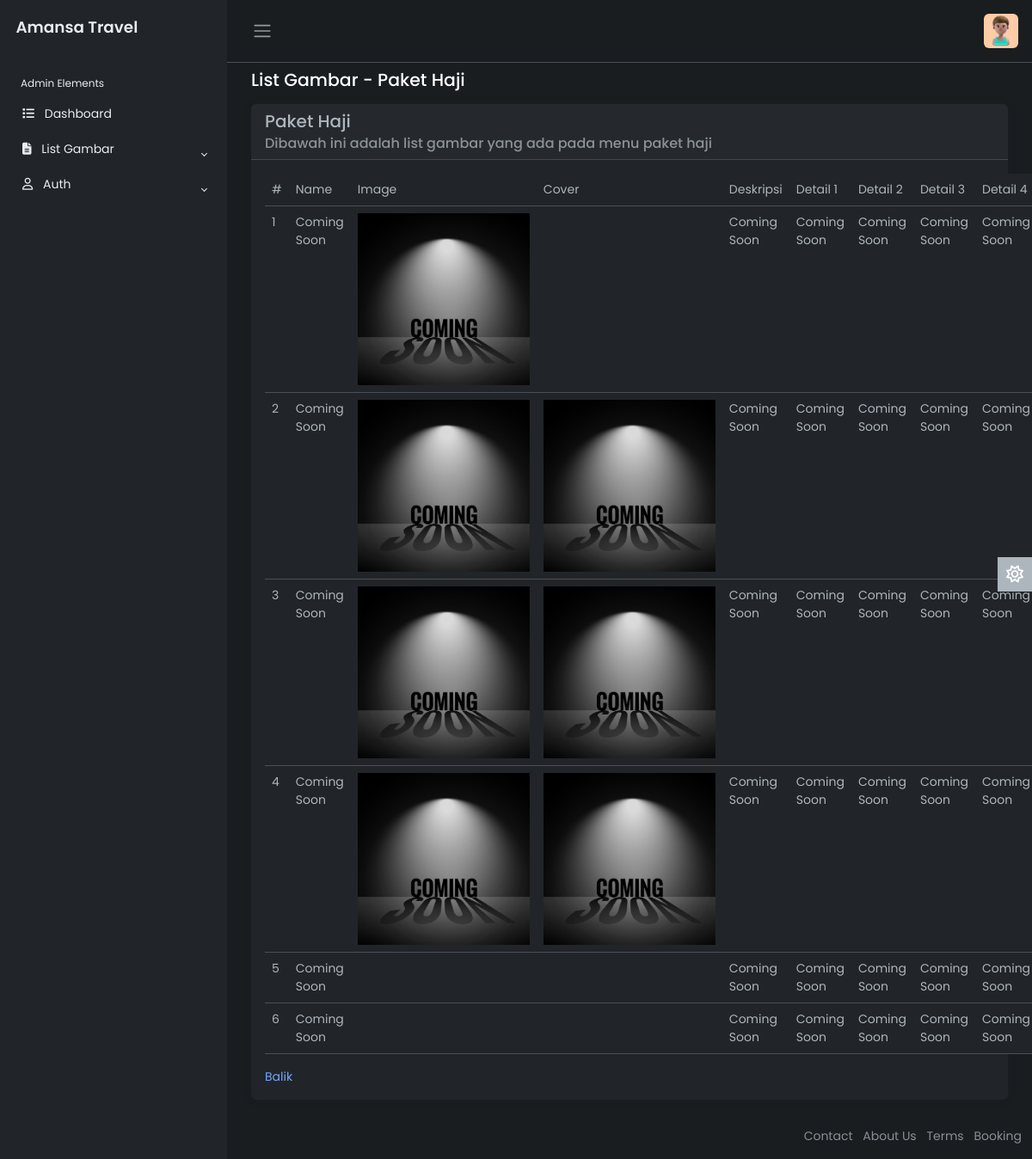
The page /Admin/menuGambar/paketHaji/paketHaji.php (signed in) on the database as committed earlier.
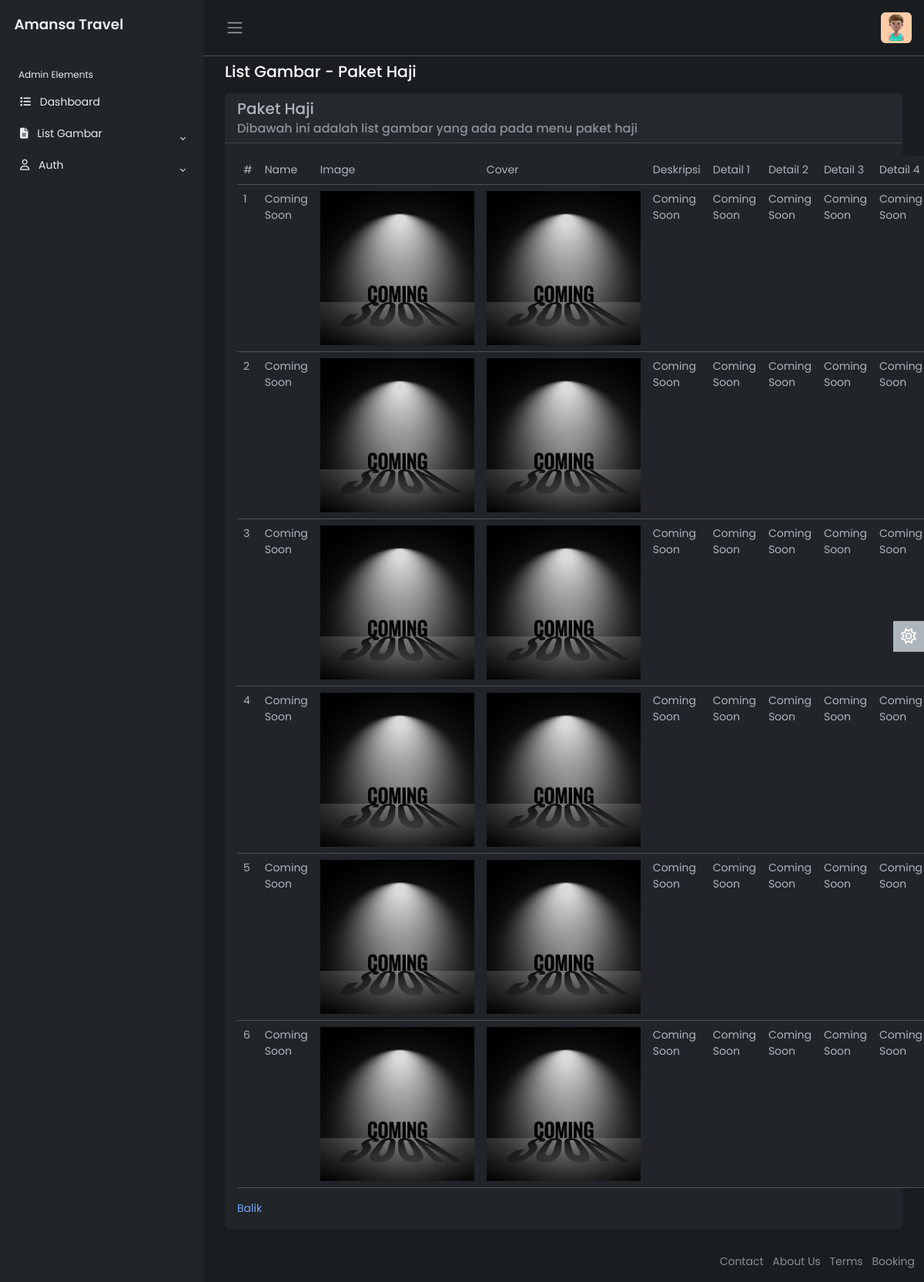
The same page on the database as committed later.
### tables this page shows
CREATE TABLE `haji` (
  `id` int(11) NOT NULL,
  `nama` varchar(250) NOT NULL,
  `image` varchar(250) NOT NULL,
  `cover` varchar(250) NOT NULL,
  `deskripsi` varchar(1000) NOT NULL,
  `itenary1` varchar(250) NOT NULL,
  `itenary2` varchar(250) NOT NULL,
  `itenary3` varchar(250) NOT NULL,
  `itenary4` varchar(250) NOT NULL
);

### Admin/menuGambar/paketHaji/paketHaji.php (the view, shortened to what this page needs)
<!DOCTYPE html>
<html lang="en" data-bs-theme="dark">
<head>
  <link rel="stylesheet" href="https://cdn.jsdelivr.net/npm/bootstrap@5.3.0-alpha2/dist/css/bootstrap.min.css" />
  <link rel="stylesheet" href="../../css/style.css" />
</head>
<body>
  <div class="wrapper">
    <aside id="sidebar" class="js-sidebar">
      <div class="h-100">
        <?php include '../sidebarMenuGambar.php'; ?>
      </div>
    </aside>
    <div class="main">
      <?php include '../../../sidebar_profile.php'; ?>
      <main class="content px-3 py-2">
        <div class="container-fluid">
          <div class="mb-3">
            <h4>List Gambar - Paket Haji</h4>
          </div>
          <div class="card border-0">
            <div class="card-header">
              <h5 class="card-title">Paket Haji</h5>
              <h6 class="card-subtitle text-muted">Dibawah ini adalah list gambar yang ada pada menu paket haji</h6>
            </div>
            <div class="card-body">
              <table class="table">
                <tr>
                  <td>#</td>
                  <td>Name</td>
                  <td>Image</td>
                  <td>Cover</td>
                  <td>Deskripsi</td>
                  <td>Detail 1</td>
                  <td>Detail 2</td>
                  <td>Detail 3</td>
                  <td>Detail 4</td>
                </tr>
                <?php
                $i = 1;
                $rows = mysqli_query($conn, "SELECT * FROM haji ORDER BY id ASC"); ?>
                <?php foreach ($rows as $row) : ?>
                  <tr>
                    <td><?php echo $i++; ?></td>
                    <td><?php echo $row["nama"]; ?></td>
                    <td><img src="../../img/<?php echo $row['image']; ?>" width="200" alt=""> </td>
                    <td><img src="../../img/<?php echo $row['cover']; ?>" width="200" alt=""> </td>
                    <td><?php echo $row["deskripsi"]; ?></td>
                    <td><?php echo $row["itenary1"]; ?></td>
                    <td><?php echo $row["itenary2"]; ?></td>
                    <td><?php echo $row["itenary3"]; ?></td>
                    <td><?php echo $row["itenary4"]; ?></td>
                  </tr>
                <?php endforeach; ?>
              </table>
              <a href="../../../index.php">Balik</a>
            </div>
          </div>
        </div>
      </main>
      <a href="#" class="theme-toggle">
        <i class="fa-regular fa-sun"></i>
      </a>
      <?php include '../footerAdmin.php'; ?>
    </div>
  </div>
</body>
</html>

### Admin/menuGambar/sidebarMenuGambar.php (shortened to what this page needs)
<div class="sidebar-logo">
  <a href="../../../">Amansa Travel</a>
</div>
<ul class="sidebar-nav">
  <li class="sidebar-header">Admin Elements</li>
  <li class="sidebar-item">
    <a href="../../../index.php" class="sidebar-link">
      <i class="fa-solid fa-list pe-2"></i>
      Dashboard
    </a>
  </li>
  <li class="sidebar-item">
    <a href="#" class="sidebar-link collapsed" data-bs-target="#listGambar" data-bs-toggle="collapse" aria-expanded="false"><i class="fa-solid fa-file-lines pe-2"></i>
      List Gambar
    </a>
  </li>
  <li class="sidebar-item">
    <a href="#" class="sidebar-link collapsed" data-bs-target="#auth" data-bs-toggle="collapse" aria-expanded="false"><i class="fa-regular fa-user pe-2"></i>
      Auth
    </a>
  </li>
</ul>

### sidebar_profile.php (shortened to what this page needs)
<nav class="navbar navbar-expand px-3 border-bottom">
          <button class="btn" id="sidebar-toggle" type="button">
            <span class="navbar-toggler-icon"></span>
          </button>
          <div class="navbar-collapse navbar">
            <ul class="navbar-nav">
              <li class="nav-item dropdown">
                <a href="#" data-bs-toggle="dropdown" class="nav-icon pe-md-0">
                  <img src="image/profile.jpg" class="avatar img-fluid rounded" alt="" />
                </a>
              </li>
            </ul>
          </div>
        </nav>

### Admin/menuGambar/footerAdmin.php (shortened to what this page needs)
<php>
    <footer class="footer">
        <div class="container-fluid">
            <div class="row text-muted">
                <div class="col-6 text-start">
                </div>
                <div class="col-6 text-end">
                    <ul class="list-inline">
                        <li class="list-inline-item">
                            <a href="#" class="text-muted">Contact</a>
                        </li>
                        <li class="list-inline-item">
                            <a href="#" class="text-muted">About Us</a>
                        </li>
                        <li class="list-inline-item">
                            <a href="#" class="text-muted">Terms</a>
                        </li>
                        <li class="list-inline-item">
                            <a href="#" class="text-muted">Booking</a>
                        </li>
                    </ul>
                </div>
            </div>
        </div>
    </footer>
</php>

### Admin/css/style.css (style rules this page uses)
body { font-family: 'Poppins', sans-serif; font-size: 0.875rem; opacity: 1; overflow-y: scroll; margin: 0; }
a { cursor: pointer; text-decoration: none; font-family: 'Poppins', sans-serif; }
li { list-style: none; }
h4 { font-family: 'Poppins', sans-serif; font-size: 1.275rem; color: var(--bs-emphasis-color); }
.wrapper { align-items: stretch; display: flex; width: 100%; }
#sidebar { max-width: 264px; min-width: 264px; background: var(--bs-dark); transition: all 0.35s ease-in-out; }
.main { display: flex; flex-direction: column; min-height: 100vh; min-width: 0; overflow: hidden; transition: all 0.35s ease-in-out; width: 100%; background: var(--bs-dark-bg-subtle); }
.sidebar-logo { padding: 1.15rem; }
.sidebar-logo a { color: #e9ecef; font-size: 1.15rem; font-weight: 600; }
.sidebar-nav { flex-grow: 1; list-style: none; margin-bottom: 0; padding-left: 0; margin-left: 0; }
.sidebar-header { color: #e9ecef; font-size: .75rem; padding: 1.5rem 1.5rem .375rem; }
a.sidebar-link { padding: .625rem 1.625rem; color: #e9ecef; position: relative; display: block; font-size: 0.875rem; }
.sidebar-link[data-bs-toggle="collapse"]::after { border: solid; border-width: 0 .075rem .075rem 0; content: ""; display: inline-block; padding: 2px; position: absolute; right: 1.5rem; top: 1.4rem; transform: rotate(-135deg); transition: all .2s ease-out; }
.sidebar-link[data-bs-toggle="collapse"].collapsed::after { transform: rotate(45deg); transition: all .2s ease-out; }
.avatar { height: 40px; width: 40px; }
.navbar-expand .navbar-nav { margin-left: auto; }
.content { flex: 1; max-width: 100vw; width: 100vw; }
@media (min-width:768px) { .content { max-width: auto; width: auto; } }
.card { box-shadow: 0 0 .875rem 0 rgba(34, 46, 60, .05); margin-bottom: 24px; }
.theme-toggle { position: fixed; top: 50%; transform: translateY(-65%); text-align: center; z-index: 10; right: 0; left: auto; border: none; background-color: var(--bs-body-color); }
html[data-bs-theme="dark"] .theme-toggle .fa-sun, html[data-bs-theme="light"] .theme-toggle .fa-moon { cursor: pointer; padding: 10px; display: block; font-size: 1.25rem; color: #FFF; }

Rows that differ between the two databases and show on the page:
changed haji (number 1 of 6 on the later page): cover: picture added
changed haji (number 5 of 6 on the later page): image: picture added; cover: picture added
changed haji (number 6 of 6 on the later page): image: picture added; cover: picture added
